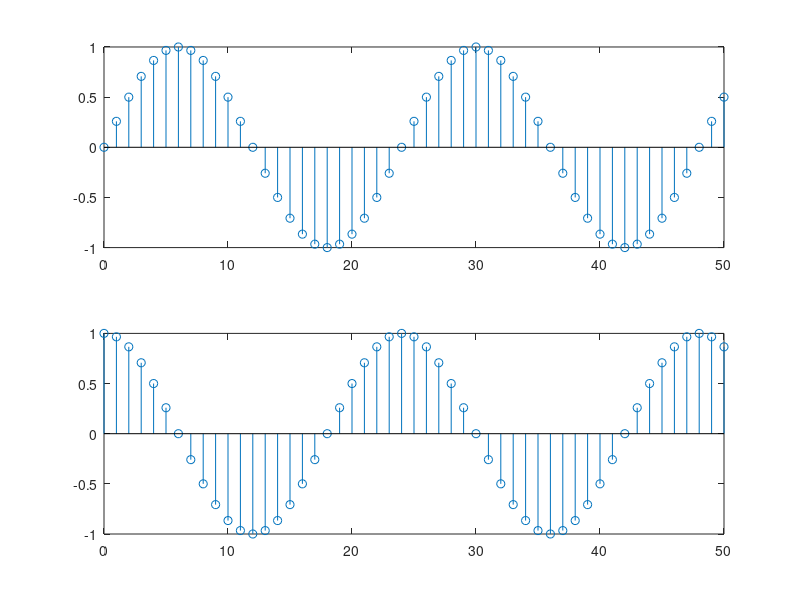

Reproduce this figure in MATLAB.
n=0:50;
sin_wave = 1*sin(n*pi/12);
cos_wave = 1*cos(n*pi/12);
subplot(211)
stem(n,sin_wave);
subplot(212)
stem(n,cos_wave);